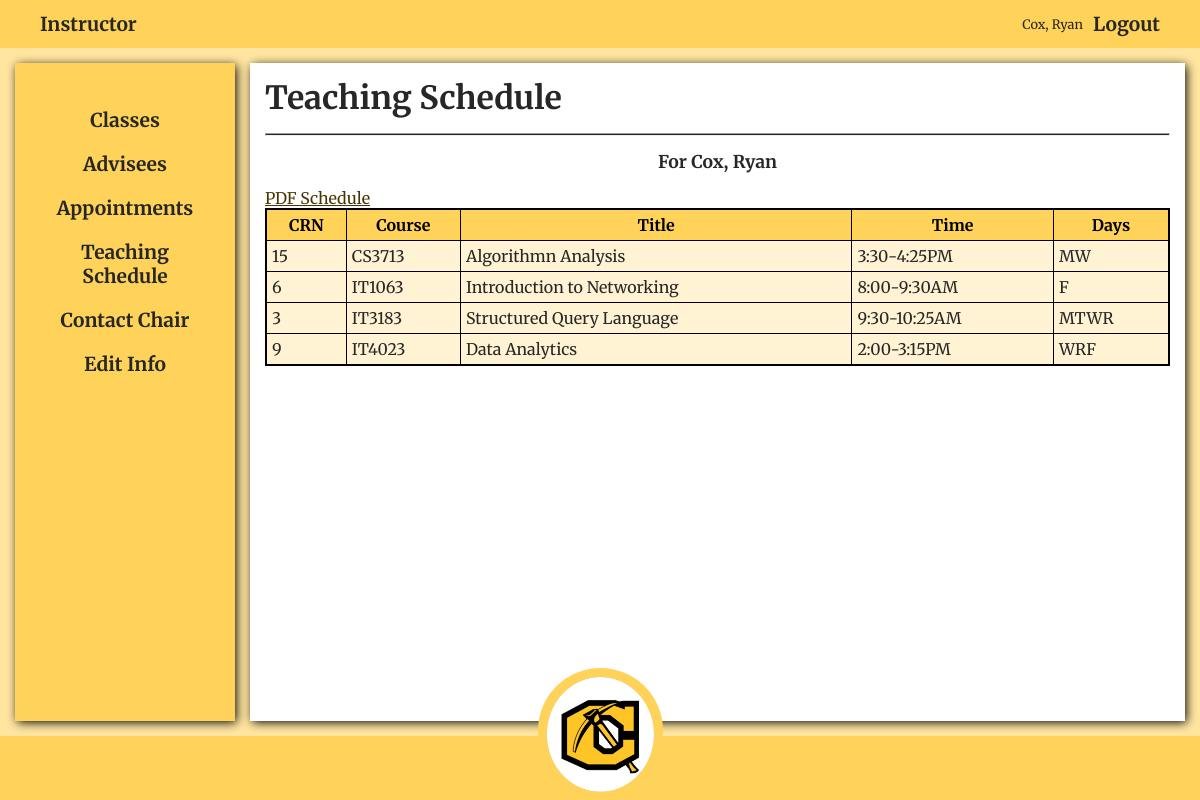
Page /user.php?feature=teaching_schedule (signed in) on the committed database.
### tables this page shows
CREATE TABLE `Faculty_Staff` (
  `faculty_id` int(11) NOT NULL,
  `faculty_firstname` varchar(50) NOT NULL,
  `faculty_lastname` varchar(50) NOT NULL,
  `faculty_email` varchar(50) NOT NULL,
  `faculty_phone` char(14) NOT NULL,
  `role` int(11) NOT NULL,
  `faculty_username` varchar(100) NOT NULL,
  `faculty_password` varchar(255) NOT NULL,
  `faculty_active` bit(1) NOT NULL DEFAULT b'1',
  `room_id` int(11) NOT NULL
);

CREATE TABLE `Class` (
  `class_id` int(11) NOT NULL,
  `days` char(4) NOT NULL,
  `minutes` int(11) NOT NULL,
  `time_id` int(11) NOT NULL,
  `room_id` int(11) NOT NULL,
  `course_id` int(11) NOT NULL,
  `faculty_id` int(11) NOT NULL
);

CREATE TABLE `Course` (
  `course_id` int(11) NOT NULL,
  `course_name` varchar(50) NOT NULL,
  `credits` int(11) NOT NULL,
  `course_number` int(11) NOT NULL,
  `major_id` int(11) NOT NULL
);

### includes/database/connect.php (called while the page is built, shortened)
<?php
$conn = mysqli_connect(D_LOCATION,D_USERNAME,D_PASSWORD,D_DATABASE);
function query($sql,$types,$params){
    global $conn;
    $stmt = mysqli_stmt_init($conn);
    if(!mysqli_stmt_prepare($stmt,$sql)){
        die("SQL SYNTAX ERROR: " . mysqli_error($conn));
    }
    mysqli_stmt_bind_param($stmt,$types,...$params);
    $exec = mysqli_stmt_execute($stmt);
    $result = mysqli_stmt_get_result($stmt);
    return $result;
}
function query_one($sql,$types,$params){
    $result = query($sql,$types,$params);
    $row = mysqli_fetch_assoc($result);
    return clean_array($row);
}
function query_many($sql,$types,$params){
    $result = query($sql,$types,$params);
    $array = [];
    while($row = mysqli_fetch_assoc($result)){
        $array[] = clean_array($row);
    }
    return $array;
}
?>

### includes/database/queries_get_one_by.php (called while the page is built, shortened)
<?php
function get_faculty_by_id($id){
    $sql = "
        SELECT
            Faculty_Staff.*,
            CONCAT(faculty_lastname,', ',faculty_firstname) as full_name,
            CONCAT(Room.building,' ',Room.room_number) as room
        FROM Faculty_Staff
        INNER JOIN Room
            ON Room.room_id = Faculty_Staff.room_id
        WHERE faculty_id = ?
            AND faculty_active = 1
    ";
    return query_one($sql,"s",[$id]);
}
?>

### includes/authentication/all.php (called while the page is built, shortened)
<?php
function is_logged_in(){
    return isset($_SESSION["id"]) && isset($_SESSION["role"]);
}
function is_faculty($role){
    switch($role){
        case ADMIN:
        case CHAIR:
        case INSTRUCTOR:
        case SECRETARY:
            return true;
    }
}
function authenticate(){
    $user = false;
    if($_SESSION["role"] === STUDENT)
        $user = get_student_by_id($_SESSION["id"]);
    else if(is_faculty($_SESSION["role"]))
        $user = get_faculty_by_id($_SESSION["id"]);
    return $user;
}
?>

### includes/functions/all.php (called while the page is built, shortened)
<?php
function clean_array($array){
    $clean = [];
    foreach($array as $key=>$value){
        $clean[$key] = htmlspecialchars($value);
    }
    return $clean;
}
function get_role_name($role){
    switch($role){
        case INSTRUCTOR: return "Instructor";
    }
}
?>

### includes/database/queries_get_many_by.php (called while the page is built, shortened)
<?php
function get_classes_by_instructor($instructor_id){
    $sql = "
        SELECT
            Class.class_id,
            course_name,
            CONCAT(Major.short_name, Course.course_number) as course_title,
	        CONCAT(DATE_FORMAT(time_,'%l:%i-'), DATE_FORMAT(DATE_ADD(ADDTIME(TIMESTAMP(CURRENT_DATE),time_), INTERVAL minutes minute),'%l:%i%p')) as time,
            days,
            credits,
            COUNT(Enrollment.student_id) as students,
            CONCAT(building, ' ', room_number) as room,
            room_number,
            building
        FROM Class
        INNER JOIN Course
            ON Course.course_id = Class.course_id
        INNER JOIN Major
            ON Major.major_id = Course.major_id
        INNER JOIN Timeslot
            ON Timeslot.time_id = Class.time_id
        INNER JOIN Room
            ON Room.room_id = Class.room_id
        LEFT JOIN Enrollment
            ON Enrollment.class_id = Class.class_id
        WHERE Class.faculty_id = ?
        GROUP BY Class.class_id
        ORDER BY course_title
    ";
    return query_many($sql, "s", [$instructor_id]);
}

### users/features/teaching_schedule.php (the view, shortened to what this page needs)
<h1>Teaching Schedule</h1>
<hr>
<?php
$instructor_id = isset($_GET["faculty_id"])? $_GET["faculty_id"] : "";
if($role === INSTRUCTOR)
    $instructor_id = $user["faculty_id"];
$instructor = get_faculty_by_id($instructor_id);
?>
<div class="who">
    <h3>For <?= $instructor["full_name"] ?></h3>
</div>
<a target="_blank" href="faculty_schedule.php?faculty_id=<?= $instructor["faculty_id"] ?>">PDF Schedule</a>
<?php $classes = get_classes_by_instructor($instructor["faculty_id"]); ?>
<div class="div-table">
    <table>
        <tr>
            <th>CRN</th>
            <th>Course</th>
            <th>Title</th>
            <th>Time</th>
            <th>Days</th>
        </tr>
        <?php foreach($classes as $class): ?>
            <tr class="row">
                <td><?= $class["class_id"] ?></td>
                <td><?= $class["course_title"] ?></td>
                <td><?= $class["course_name"] ?></td>
                <td><?= $class["time"] ?></td>
                <td><?= $class["days"] ?></td>
            </tr>
        <?php endforeach; ?>
    </table>
</div>

### partials/user/header.php (shortened to what this page needs)
<!DOCTYPE html>
<html lang="en">
<head>
    <link rel="stylesheet" href="css/user.css">
    <link rel="stylesheet" href="css/input.css">
    <link rel="stylesheet" href="css/table.css">
    <link rel="stylesheet" href="css/search_form.css">
    <link rel="stylesheet" href="css/forms.css">
</head>
<body>
    <header>
        <div class="brand">
            <a class="mainlink" href="user.php"><?= get_role_name($role) ?></a>
        </div>
        <nav class="main-nav">
            <p><?= $user["full_name"] ?></p>
            <a class="mainlink logout" href="logout.php">Logout</a>
        </nav>
    </header>
    <div class="aside">
        <div class="aside-content">
            <?php require("users/links/choose.php") ?>
        </div>
    </div>
        <?php require("users/links/choose.php") ?>
    <main>
        <div class="main-content">

### css/user.css (style rules this page uses)
:root { --dark-yellow: #ffd359; --darkest-yellow: #493502; --light-yellow: #ffe5a0; --lightest-yellow: #fff3d3; --nav: #ffffcc; --text-color: rgb(39, 39, 39); --shadow: black 0.1em 0.15em 0.6em; --animation-time: 0.35s; --transform-position: 15px; }
body { color: var(--text-color); }
* { box-sizing: border-box; padding: 0; margin: 0; }
html { background-color: var(--light-yellow); }
body, html { height: 100%; overflow-x: hidden; }
body { font-family: 'Merriweather', serif; }
body { display: grid; width: 100vw; grid-template-areas: 'header header' 'side main' 'footer footer'; grid-template-rows: 48px 1fr 64px; grid-template-columns: 250px 1fr; }
main { position: relative; }
main h1 { position: relative; width: 100%; animation-name: come-down; animation-duration: var(--animation-time); animation-iteration-count: 1; }
main hr { animation-name: spread-out; animation-duration: var(--animation-time); animation-iteration-count: 1; margin: 15px 0; height: 3px; background-color: var(--text-color); }
.div-table, .form-content { animation-name: come-up; animation-duration: var(--animation-time); animation-iteration-count: 1; }
header { grid-area: header; background-color: var(--dark-yellow); padding-left: 30px; padding-right: 30px; font-size: 1.2rem; display: flex; justify-content: space-between; align-items: center; position: fixed; left: 0; top: 0; width: 100vw; height: 48px; z-index: 105; }
.main-nav { display: flex; flex-direction: row; align-items: center; }
.main-nav > p { font-size: 0.8rem; }
.aside { grid-area: side; padding: 15px; }
.aside-content { box-shadow: var(--shadow); flex-direction: column; display: flex; align-items: center; padding: 15px; padding-top: 35px; background-color: var(--dark-yellow); width: 100%; height: 100%; }
main { background-color: var(--light-yellow); grid-area: main; padding: 15px; padding-left: 0; }
.main-content { width: 100%; height: 100%; background-color: white; padding: 15px; position: relative; box-shadow: var(--shadow); }
.mainlink, .aside-content > a { color: var(--text-color); text-decoration: none; font-weight: 700; font-size: 1.2rem; text-align: center; }
.mainlink, .aside-content > a { padding: 10px; text-decoration: none; position: relative; transition: all 0.6s ease-in; transition-timing-function: cubic-bezier(0.19, 0.715, 0.2, 1.395); overflow: hidden; display: block; }
.mainlink:before, .aside-content > a:before { z-index: 1; transition: inherit; content: ''; width: 90%; height: 4px; position: absolute; left: 5%; bottom: 4px; background-color: var(--text-color); transform: translateY(210%); }

### css/table.css (style rules this page uses)
.div-table { overflow-x: auto; width: 100%; }
main a { color: var(--darkest-yellow); }
.div-table { border: 1px solid black; background-color: var(--lightest-yellow); }
.div-table table { width: 100%; border: 1px solid black; border-collapse: collapse; background-color: white; }
.div-table .row { background-color: var(--lightest-yellow); z-index: 100; }
.div-table table { position: relative; }
.div-table tr:nth-child(1) { background-color: var(--dark-yellow); color: black; }
.div-table td, .div-table th { padding: 5px; border: 1px solid black; }

### css/forms.css (style rules this page uses)
.who { margin: 15px 0; }
.who > * { font-size: 1.1rem; text-align: center; }

### rows in the picture
faculty_staff: role "Instructor"
class: class_id "15", course_title "CS3713", course.course_name "Algorithmn Analysis", time "3:30-4:25PM", days "MW"
class: class_id "6", course_title "IT1063", course.course_name "Introduction to Networking", time "8:00-9:30AM", days "F"
class: class_id "3", course_title "IT3183", course.course_name "Structured Query Language", time "9:30-10:25AM", days "MTWR"
class: class_id "9", course_title "IT4023", course.course_name "Data Analytics", time "2:00-3:15PM", days "WRF"

### other values in the picture
$user["full_name"] "Cox, Ryan"
$name "Classes"
$name "Advisees"
$name "Appointments"
$name "Teaching Schedule"
$name "Contact Chair"
$name "Edit Info"
$instructor["full_name"] "Cox, Ryan"
